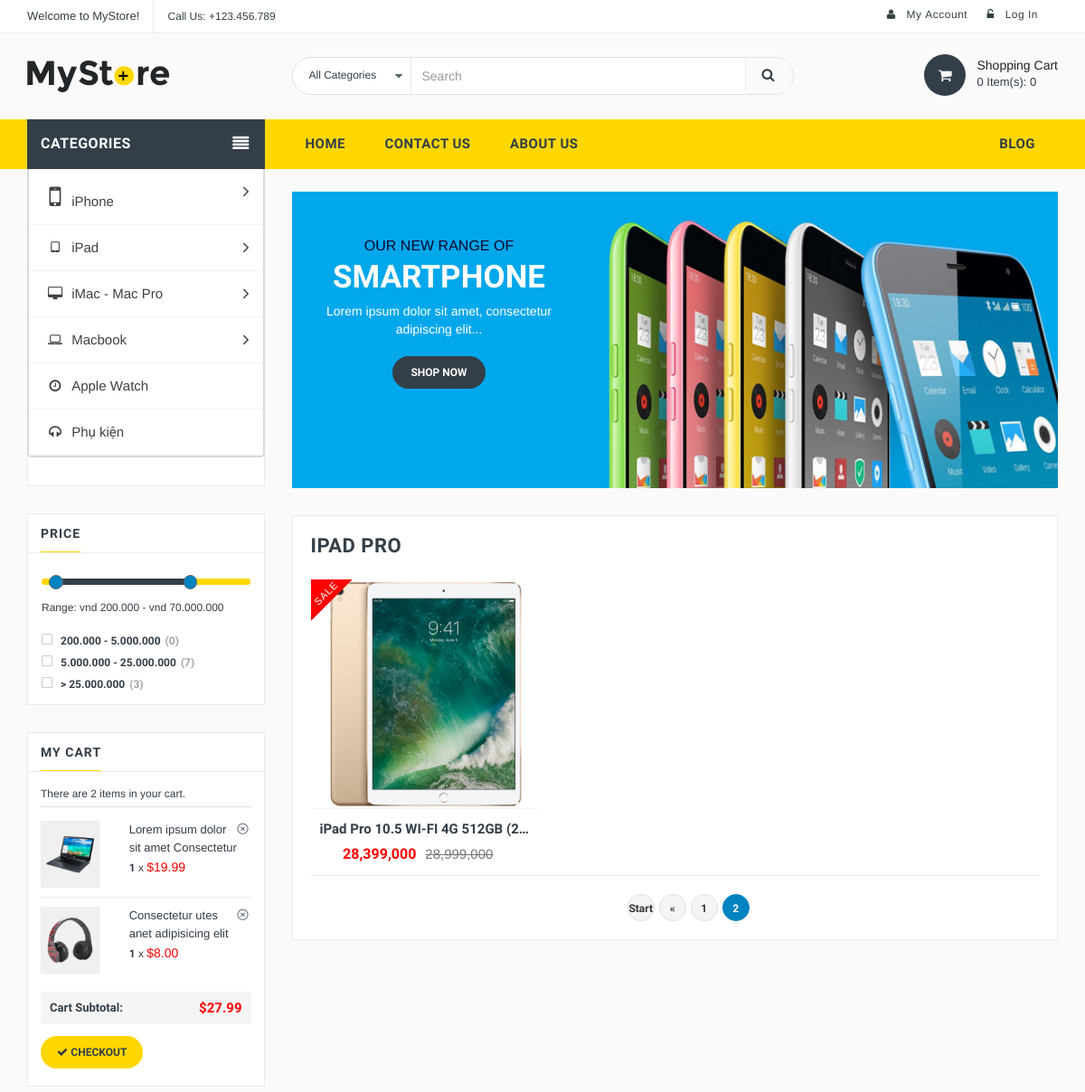
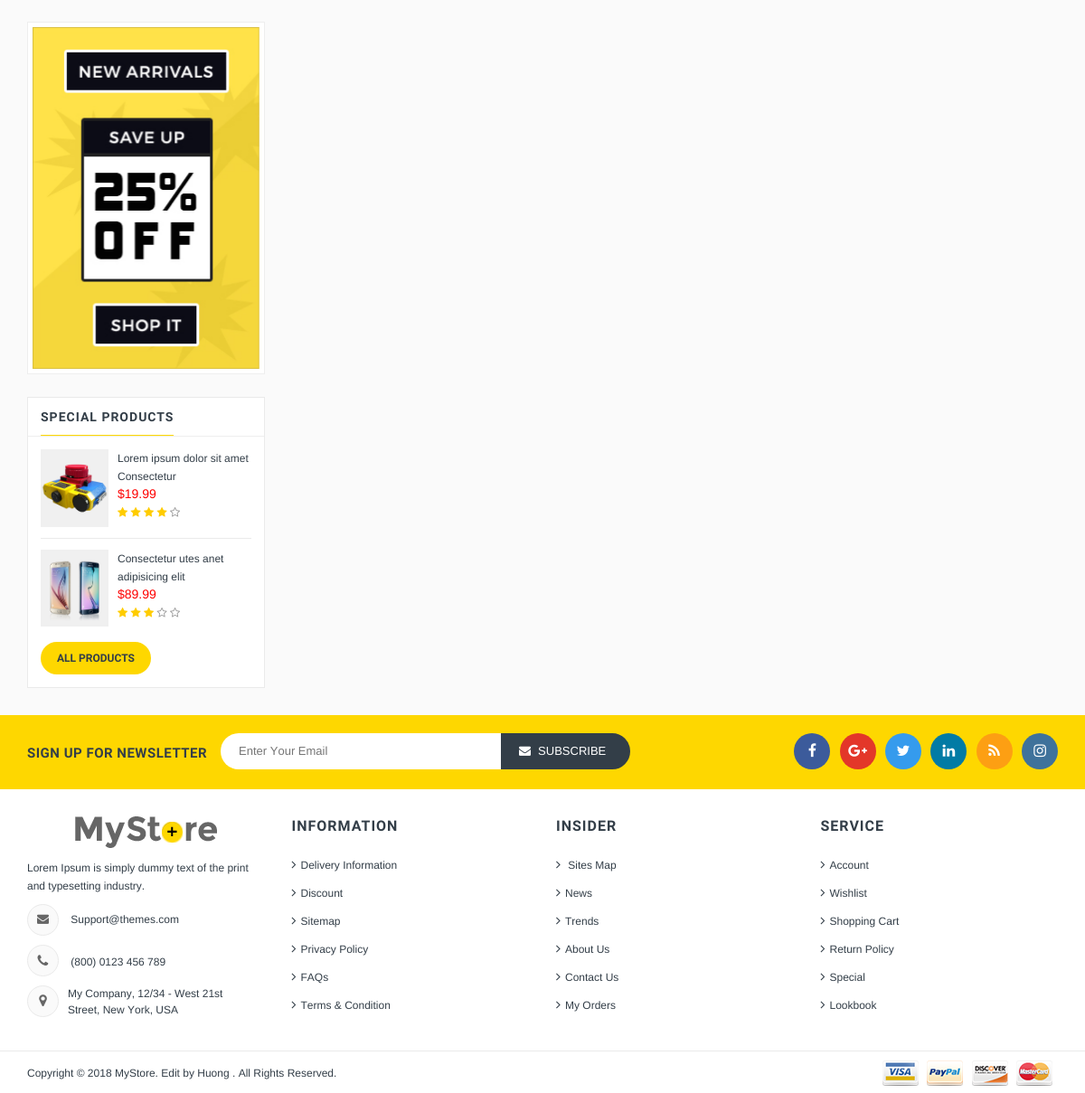
Screenshot of /ipad-pro/page/2 with the database file from the repository (2 pictures, top to bottom).
### tables this page shows
CREATE TABLE `categories` (
  `id` int(11) NOT NULL,
  `id_parent` int(11) DEFAULT NULL,
  `name` varchar(200) NOT NULL,
  `id_url` int(11) DEFAULT NULL,
  `icon` varchar(50) DEFAULT NULL
);

CREATE TABLE `page_url` (
  `id` int(11) NOT NULL,
  `url` varchar(255) NOT NULL
);

### helper/Pager.php (the view, shortened to what the rows shown need)
<?php
class Pager{
	private $_nPageShow ;
	private $_totalPage;
    private $_currentPage;
	public function __construct($totalItem,$currentPage = 1,$nItemOnPage = 5,$nPageShow = 5){
		$this->_nPageShow 	= $nPageShow;
		$this->_currentPage = abs($currentPage);
		$this->_totalPage  	= ceil($totalItem/$nItemOnPage);
	}
	public function showPagination(){
        $paginationHTML 	= '';
		if($this->_totalPage > 1){
			$actual_link = (isset($_SERVER['HTTPS']) ? "https" : "http") . "://$_SERVER[HTTP_HOST]$_SERVER[REQUEST_URI]";
			$actual_link = explode('/page', $actual_link)[0];
			$start 	= '';
			$prev 	= '';
			if($this->_currentPage > 1){
                $start 	= "<li><a href='$actual_link/page/1'>Start</a></li>";
				$prev 	= "<li><a href='$actual_link/page/".($this->_currentPage-1)."'>«</a></li>";
            }
			$next 	= '';
			$end 	= '';
			if($this->_nPageShow < $this->_totalPage){
				if($this->_currentPage == 1 ){
					$startPage 	= 1;
					$endPage 	= $this->_nPageShow;
                }
                else if($this->_currentPage == $this->_totalPage){
                    $startPage 	= $this->_totalPage - $this->_nPageShow + 1;
					$endPage 	= $this->_currentPage;
                }
				else{
					$startPage		= $this->_currentPage - ($this->_nPageShow-1)/2;
					$endPage		= $this->_currentPage + ($this->_nPageShow-1)/2;
					if($startPage < 1){
						$endPage	= $endPage + 1;
						$startPage 	= 1;
					}
					if($endPage > $this->_totalPage){
						$endPage	= $this->_totalPage;
						$startPage 	= $endPage - $this->_nPageShow + 1;
					}
				}
			}
			else{
				$startPage		= 1;
				$endPage		= $this->_totalPage;
			}
			$listPages = '';
			for($i = $startPage; $i <= $endPage; $i++){
				if($i == $this->_currentPage) {
					$listPages .= "<li><a  class='active' href='#'>".$i.'</a>';
				}
				else{
					$listPages .= "<li><a href='$actual_link/page/".$i."'>".$i.'</a>';
				}
			}
			$paginationHTML = '<ul>'.$start.$prev.$listPages.$next.$end.'</ul>';
		}
		return $paginationHTML;
	}
}
 ?>

### view/type.view.php (shortened to what the rows shown need)
<?php
$productsByType = isset($data["productsByType"])?$data["productsByType"]:null;
$category = isset($data["catgory"])?$data["catgory"]:null;
$pagination = isset($data["pagination"])?$data["pagination"]:null;
?>
<div class="main-container col2-left-layout">
<div class="container">
  <div class="row">
    <div class="col-main col-sm-9 col-xs-12 col-sm-push-3">
      <div class="category-description std">
        <div class="slider-items-products">
          <div id="category-desc-slider" class="product-flexslider hidden-buttons">
            <div class="slider-items slider-width-col1 owl-carousel owl-theme">
              <div class="item">
                <div class="inner-info">
                  <div class="cat-img-title">
                    <h2 class="cat-heading">
                      <strong>Smartphone</strong>
                    </h2>
                  </div>
                </div>
              </div>
            </div>
          </div>
        </div>
      </div>
      <div class="shop-inner">
        <div class="page-title">
          <h2><?= ($category != null)?$category->name:'' ?></h2>
        </div>
        <div class="product-grid-area">
          <ul class="products-grid" id="eparent">
            <?php if($productsByType != null): ?>
            <?php foreach($productsByType as $product): ?>
            <li class="item col-lg-4 col-md-4 col-sm-6 col-xs-6 ">
              <div class="product-item">
                <div class="item-inner">
                  <div class="product-thumbnail">
                    <?php if($product->promotion_price != 0): ?>
                    <div class="icon-sale-label sale-left">Sale</div>
                    <?php endif; ?>
                    <div class="pr-img-area">
                      <a title="<?= $product->name ?>" href="<?= $product->url . '.html' ?>">
                        <figure>
                          <img class="first-img" src="public/images/products/<?= $product->image ?>" alt="<?= $product->name ?>">
                        </figure>
                      </a>
                    </div>
                  </div>
                  <div class="item-info">
                    <div class="info-inner">
                      <div class="item-title">
                        <a title="<?= $product->name ?>" href="<?= $product->url . '.html' ?>"><?= $product->name ?> </a>
                      </div>
                      <div class="item-content">
                        <div class="item-price">
                          <div class="price-box">
                            <?php if($product->promotion_price == 0): ?>
                            <span class="regular-price">
                              <span class="price"><?= number_format($product->price) ?></span>
                            </span>
                            <?php else: ?>
                            <p class="special-price">
                              <span class="price"> <?= number_format($product->promotion_price) ?> </span>
                            </p>
                            <p class="old-price">
                              <span class="price"> <?= number_format($product->price) ?> </span>
                            </p>
                            <?php endif; ?>
                          </div>
                        </div>
                      </div>
                    </div>
                  </div>
                </div>
              </div>
            </li>
            <?php endforeach; ?>
            <?php endif ?>
          </ul>
        </div>
        <div class="pagination-area ">
        <?= $pagination ?>
        </div>
      </div>
    </div>
    <aside class="sidebar col-sm-3 col-xs-12 col-sm-pull-9">
      <div class="block shop-by-side">
        <div class="block-content">
          <div class="layered-Category">
            <h2 class="saider-bar-title">Categories</h2>
          </div>
        </div>
      </div>
    </aside>
  </div>
</div>
</div>

### rows the page displays
categories: name "IPAD PRO"
page_url: name "iPad Pro 10.5 WI-FI 4G 512GB (2…", promotion_price "28,399,000", price "28,999,000"

### other values shown
count($shoppingcart->items) "0"
$shoppingcart->totalPromotionPrice "0"
$menu->name "iPhone"
$menu->name "iPad"
$menu->name "iMac - Mac Pro"
$menu->name "Macbook"
$menu->name "Apple Watch"
$menu->name "Phụ kiện"
$data["price1"] "0"
$data["price2"] "7"
$data["price3"] "3"
